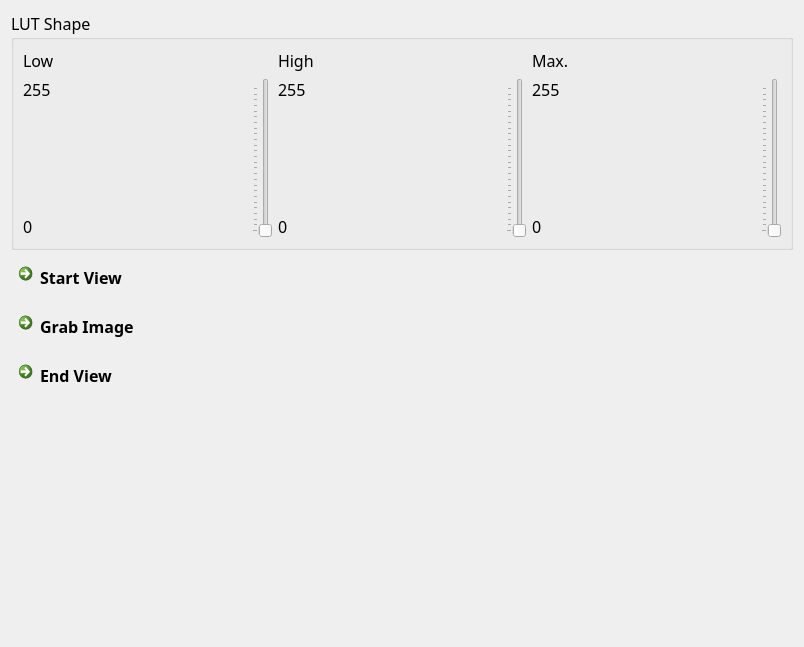
<?xml version="1.0" encoding="UTF-8"?>
<ui version="4.0">
 <class>PerspectiveViewWidget</class>
 <widget class="QWidget" name="PerspectiveViewWidget">
  <property name="geometry">
   <rect>
    <x>0</x>
    <y>0</y>
    <width>804</width>
    <height>647</height>
   </rect>
  </property>
  <property name="font">
   <font>
    <family>微软雅黑</family>
    <pointsize>12</pointsize>
   </font>
  </property>
  <property name="windowTitle">
   <string>Form</string>
  </property>
  <layout class="QHBoxLayout" name="horizontalLayout">
   <item>
    <layout class="QVBoxLayout" name="verticalLayout">
     <item>
      <widget class="QGroupBox" name="groupBox">
       <property name="title">
        <string>LUT Shape</string>
       </property>
       <layout class="QGridLayout" name="gridLayout_5">
        <item row="0" column="0">
         <widget class="QLabel" name="label_10">
          <property name="text">
           <string>Low</string>
          </property>
         </widget>
        </item>
        <item row="0" column="1">
         <widget class="QLabel" name="label_11">
          <property name="text">
           <string>High</string>
          </property>
         </widget>
        </item>
        <item row="0" column="2">
         <widget class="QLabel" name="label_12">
          <property name="text">
           <string>Max.</string>
          </property>
         </widget>
        </item>
        <item row="1" column="0">
         <layout class="QGridLayout" name="gridLayout_2">
          <item row="2" column="0">
           <widget class="QLabel" name="label_4">
            <property name="text">
             <string>0</string>
            </property>
           </widget>
          </item>
          <item row="0" column="1" rowspan="3">
           <widget class="QSlider" name="lowSlider">
            <property name="maximum">
             <number>255</number>
            </property>
            <property name="orientation">
             <enum>Qt::Vertical</enum>
            </property>
            <property name="tickPosition">
             <enum>QSlider::TicksAbove</enum>
            </property>
           </widget>
          </item>
          <item row="0" column="0">
           <widget class="QLabel" name="lowMaxLabel">
            <property name="text">
             <string>255</string>
            </property>
           </widget>
          </item>
          <item row="1" column="0">
           <spacer name="verticalSpacer">
            <property name="orientation">
             <enum>Qt::Vertical</enum>
            </property>
            <property name="sizeHint" stdset="0">
             <size>
              <width>20</width>
              <height>40</height>
             </size>
            </property>
           </spacer>
          </item>
         </layout>
        </item>
        <item row="1" column="1">
         <layout class="QGridLayout" name="gridLayout_3">
          <item row="2" column="0">
           <widget class="QLabel" name="label_6">
            <property name="text">
             <string>0</string>
            </property>
           </widget>
          </item>
          <item row="0" column="1" rowspan="3">
           <widget class="QSlider" name="highSlider">
            <property name="maximum">
             <number>255</number>
            </property>
            <property name="orientation">
             <enum>Qt::Vertical</enum>
            </property>
            <property name="tickPosition">
             <enum>QSlider::TicksAbove</enum>
            </property>
           </widget>
          </item>
          <item row="0" column="0">
           <widget class="QLabel" name="highMaxLabel">
            <property name="text">
             <string>255</string>
            </property>
           </widget>
          </item>
          <item row="1" column="0">
           <spacer name="verticalSpacer_2">
            <property name="orientation">
             <enum>Qt::Vertical</enum>
            </property>
            <property name="sizeHint" stdset="0">
             <size>
              <width>20</width>
              <height>40</height>
             </size>
            </property>
           </spacer>
          </item>
         </layout>
        </item>
        <item row="1" column="2">
         <layout class="QGridLayout" name="gridLayout_4">
          <item row="2" column="0">
           <widget class="QLabel" name="label_8">
            <property name="text">
             <string>0</string>
            </property>
           </widget>
          </item>
          <item row="0" column="1" rowspan="3">
           <widget class="QSlider" name="maxSlider">
            <property name="maximum">
             <number>255</number>
            </property>
            <property name="orientation">
             <enum>Qt::Vertical</enum>
            </property>
            <property name="tickPosition">
             <enum>QSlider::TicksAbove</enum>
            </property>
           </widget>
          </item>
          <item row="0" column="0">
           <widget class="QLabel" name="label_9">
            <property name="text">
             <string>255</string>
            </property>
           </widget>
          </item>
          <item row="1" column="0">
           <spacer name="verticalSpacer_3">
            <property name="orientation">
             <enum>Qt::Vertical</enum>
            </property>
            <property name="sizeHint" stdset="0">
             <size>
              <width>20</width>
              <height>40</height>
             </size>
            </property>
           </spacer>
          </item>
         </layout>
        </item>
       </layout>
      </widget>
     </item>
     <item>
      <widget class="QCommandLinkButton" name="startViewButton">
       <property name="styleSheet">
        <string notr="true">font: 12pt &quot;微软雅黑&quot;;</string>
       </property>
       <property name="text">
        <string>Start View</string>
       </property>
       <property name="checkable">
        <bool>true</bool>
       </property>
      </widget>
     </item>
     <item>
      <widget class="QCommandLinkButton" name="grabImageButton">
       <property name="styleSheet">
        <string notr="true">font: 12pt &quot;微软雅黑&quot;;</string>
       </property>
       <property name="text">
        <string>Grab Image</string>
       </property>
       <property name="autoRepeat">
        <bool>true</bool>
       </property>
      </widget>
     </item>
     <item>
      <widget class="QCommandLinkButton" name="endViewButton">
       <property name="styleSheet">
        <string notr="true">font: 12pt &quot;微软雅黑&quot;;</string>
       </property>
       <property name="text">
        <string>End View</string>
       </property>
      </widget>
     </item>
     <item>
      <spacer name="verticalSpacer_4">
       <property name="orientation">
        <enum>Qt::Vertical</enum>
       </property>
       <property name="sizeHint" stdset="0">
        <size>
         <width>20</width>
         <height>40</height>
        </size>
       </property>
      </spacer>
     </item>
    </layout>
   </item>
  </layout>
 </widget>
 <resources/>
 <connections/>
</ui>
